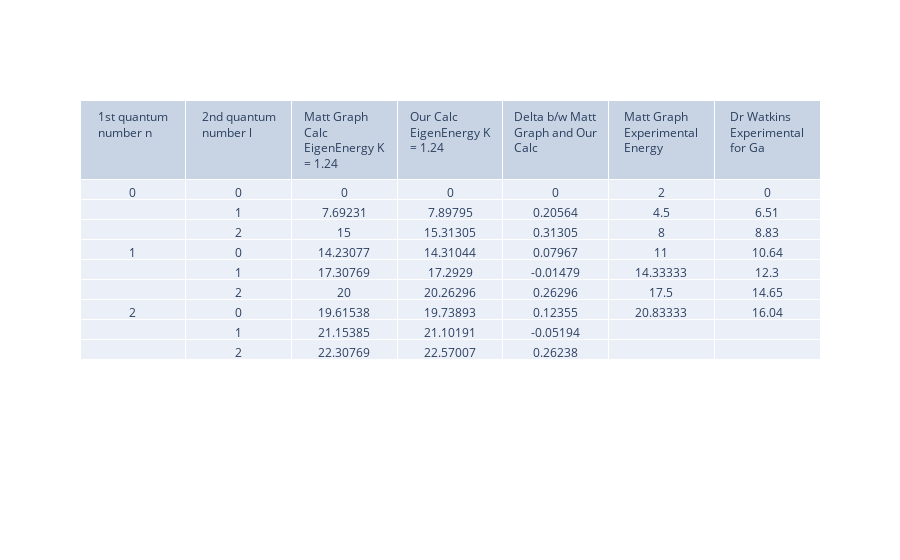

Write notebook code for a chart like this one.
### Code cell
import plotly.graph_objects as go
import numpy as np

E_inCm = [0, 3.7, 5.1, 2, 4.5, 5.5, 3.9, 5.2, 5.8]
E_in_meV = np.array(E_inCm)*10/2.6
E_an = [round(x, 5) for x in E_in_meV]

MattE = [0.6, 1.35, 2.4, 3.3, 4.3, 5.25, 6.25]
MattE = np.array(MattE)*10/3
Matt_data = [round(x, 5) for x in MattE]

E2 = [0]*9
E2[0] = Edelta_order[0][0]
E2[1] = Edelta_order[1][0]
E2[2] = Edelta_order[2][0]
E2[3] = Edelta_order[3][0]
E2[4] = Edelta_order[4][0]
E2[5] = Edelta_order[5][0]
E2[6] = Edelta_order[6][0]
E2[7] = Edelta_order[7][0]
E2[8] = Edelta_order[8][0]

Delta = [0]*9
Delta[0] = E2[0] - E_an[0]
Delta[1] = E2[1] - E_an[3]
Delta[2] = E2[2] - E_an[6]
Delta[3] = E2[3] - E_an[1]
Delta[4] = E2[4] - E_an[4]
Delta[5] = E2[5] - E_an[7]
Delta[6] = E2[6] - E_an[2]
Delta[7] = E2[7] - E_an[5]
Delta[8] = E2[8] - E_an[8]

Delta1 = [round(x, 5) for x in Delta]

E2 = [round(x, 5) for x in E2]

gr = -16.04+16.04
ignore1 = 1.53
ignore2 = 4.64
ex1 = -9.53+16.04
ex2 = -7.21+16.04
ex3 = -5.4+16.04
ex4 = -3.74+16.04
ex5 = -1.39+16.04
ex6 = 0+16.04


data = [gr, ex1, ex2, ex3, ex4, ex5, ex6]
data = [round(x, 5) for x in data]

fig = go.Figure(data=[go.Table(header=dict(values=['1st quantum number n', '2nd quantum number l', 'Matt Graph Calc EigenEnergy K = 1.24','Our Calc EigenEnergy K = 1.24', 'Delta b/w Matt Graph and Our Calc', 'Matt Graph Experimental Energy','Dr Watkins Experimental for Ga']),
                 cells=dict(values=[['0', '', '', '1', '', '', '2', '', '', ],
                                    ['0', '1' ,'2' , '0','1' ,'2' , '0','1' ,'2'],
                                    [E_an[0], E_an[3], E_an[6], E_an[1], E_an[4], E_an[7], E_an[2], E_an[5], E_an[8]],
                                    [E2[0], E2[1], E2[2], E2[3], E2[4], E2[5], E2[6], E2[7], E2[8]],
                                    [Delta1[0], Delta1[1], Delta1[2], Delta1[3], Delta1[4], Delta1[5], Delta1[6], Delta1[7], Delta1[8]],
                                    [Matt_data[0], Matt_data[1], Matt_data[2], Matt_data[3], Matt_data[4], Matt_data[5], Matt_data[6]],
                                    [data[0], data[1], data[2], data[3], data[4], data[5], data[6]]]
                                    ))])
fig.show()

### Figure 1 — Plotly figure (JSON) as saved in the notebook; plotly's stock layout.template omitted (floating-point values rounded to 4 significant figures)
{"data": [{"cells": {"values": [["0", "", "", "1", "", "", "2", "", ""], ["0", "1", "2", "0", "1", "2", "0", "1", "2"], [0, 7.692, 15, 14.23, 17.31, 20, 19.62, 21.15, 22.31], [0, 7.898, 15.31, 14.31, 17.29, 20.26, 19.74, 21.1, 22.57], [0, 0.2056, 0.313, 0.07967, -0.01479, 0.263, 0.1235, -0.05194, 0.2624], [2, 4.5, 8, 11, 14.33, 17.5, 20.83], [0, 6.51, 8.83, 10.64, 12.3, 14.65, 16.04]]}, "header": {"values": ["1st quantum number n", "2nd quantum number l", "Matt Graph Calc EigenEnergy K = 1.24", "Our Calc EigenEnergy K = 1.24", "Delta b/w Matt Graph and Our Calc", "Matt Graph Experimental Energy", "Dr Watkins Experimental for Ga"]}, "type": "table"}], "layout": {}}
